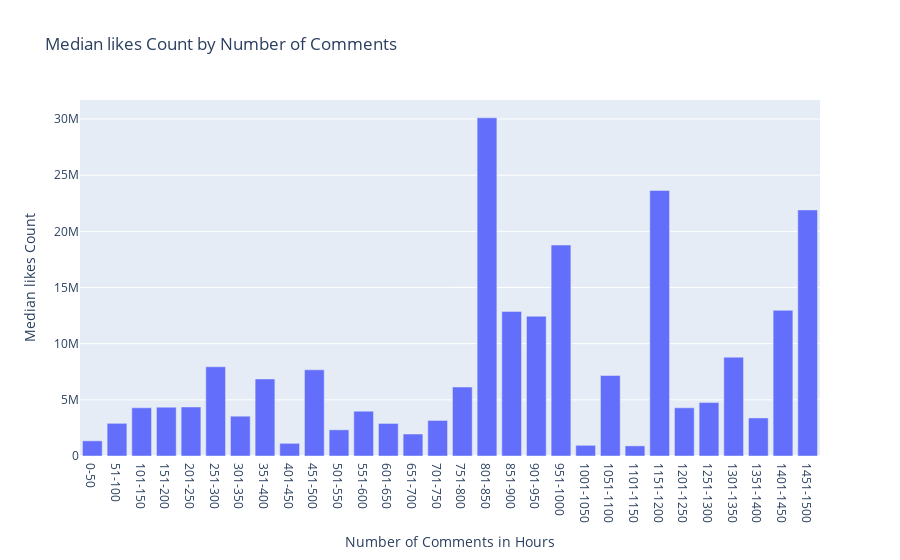
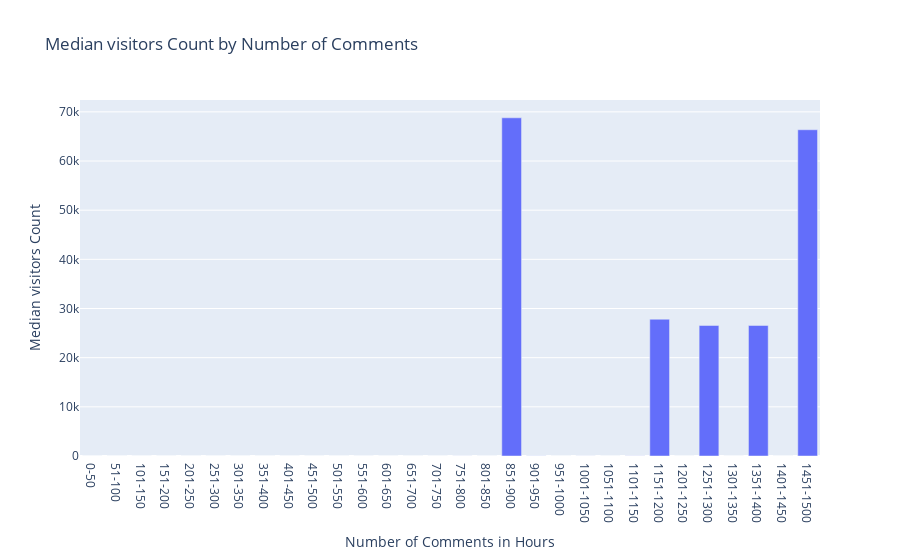

The notebook cell saved with these charts, in order:
### Code cell
df5=Testing.copy()

# Définir les tranches de nombre de commentaires
bins = [0, 50, 100, 150, 200, 250, 300, 350, 400, 450, 500, 550,600,650,700,750,800,850,900,950,1000,1050,1100,1150,1200,1250,1300,1350,1400,1450,1500]
labels = ['0-50', '51-100', '101-150', '151-200', '201-250', '251-300', '301-350', '351-400', '401-450', '451-500', '501-550', '551-600', '601-650', '651-700', '701-750', '751-800', '801-850', '851-900', '901-950', '951-1000', '1001-1050', '1051-1100', '1101-1150', '1151-1200', '1201-1250', '1251-1300', '1301-1350', '1351-1400', '1401-1450', '1451-1500']

# Ajouter une colonne pour les tranches de nombre de commentaires
df5['comment_count_bin'] = pd.cut(df5['No_of_Comments_in_H_hours'], bins=bins, labels=labels, right=False)

# Calculer la moyenne du nombre de partages de post par tranche de nombre de commentaires
mean_likes_by_comments = df5.groupby('comment_count_bin')['likes'].median().reset_index()

# Créer un histogramme avec la moyenne du nombre de partages de post par tranche de nombre de commentaires
fig = px.bar(mean_likes_by_comments, x='comment_count_bin', y='likes', title='Median likes Count by Number of Comments')

# Paramètres de mise en forme de l'histogramme
fig.update_layout(
    xaxis_title='Number of Comments in Hours',
    yaxis_title='Median likes Count'
)

# Calculer la moyenne du nombre de partages de post par tranche de nombre de commentaires
mean_visitors_by_comments = df5.groupby('comment_count_bin')['visitors'].median().reset_index()

# Créer un histogramme avec la moyenne du nombre de partages de post par tranche de nombre de commentaires
fig2 = px.bar(mean_visitors_by_comments, x='comment_count_bin', y='visitors', title='Median visitors Count by Number of Comments')

# Paramètres de mise en forme de l'histogramme
fig2.update_layout(
    xaxis_title='Number of Comments in Hours',
    yaxis_title='Median visitors Count'
)
fig.show()
fig2.show()

### Figure 1 — Plotly figure (JSON) as saved in the notebook; plotly's stock layout.template omitted (floating-point values rounded to 4 significant figures)
{"data": [{"alignmentgroup": "True", "hovertemplate": "comment_count_bin=%{x}<br>likes=%{y}<extra></extra>", "legendgroup": "", "marker": {"color": "#636efa", "pattern": {"shape": ""}}, "name": "", "offsetgroup": "", "orientation": "v", "showlegend": false, "textposition": "auto", "type": "bar", "x": ["0-50", "51-100", "101-150", "151-200", "201-250", "251-300", "301-350", "351-400", "401-450", "451-500", "501-550", "551-600", "601-650", "651-700", "701-750", "751-800", "801-850", "851-900", "901-950", "951-1000", "1001-1050", "1051-1100", "1101-1150", "1151-1200", "1201-1250", "1251-1300", "1301-1350", "1351-1400", "1401-1450", "1451-1500"], "xaxis": "x", "y": [1351556, 2909163, 4290409, 4349418, 4363000.0, 7944000.0, 3544586, 6859659, 1128745, 7671314, 2330543, 3993438, 2900008, 1957593, 3166000.0, 6142736, 30110085, 12872194, 12440000.0, 18783595, 952756, 7170111, 902829, 23640000.0, 4290409, 4756045, 8798000.0, 3387662, 12965941, 21910000.0], "yaxis": "y"}], "layout": {"barmode": "relative", "legend": {"tracegroupgap": 0}, "title": {"text": "Median likes Count by Number of Comments"}, "xaxis": {"anchor": "y", "domain": [0, 1], "title": {"text": "Number of Comments in Hours"}}, "yaxis": {"anchor": "x", "domain": [0, 1], "title": {"text": "Median likes Count"}}}}

### Figure 2 — Plotly figure (JSON) as saved in the notebook; plotly's stock layout.template omitted (floating-point values rounded to 4 significant figures)
{"data": [{"alignmentgroup": "True", "hovertemplate": "comment_count_bin=%{x}<br>visitors=%{y}<extra></extra>", "legendgroup": "", "marker": {"color": "#636efa", "pattern": {"shape": ""}}, "name": "", "offsetgroup": "", "orientation": "v", "showlegend": false, "textposition": "auto", "type": "bar", "x": ["0-50", "51-100", "101-150", "151-200", "201-250", "251-300", "301-350", "351-400", "401-450", "451-500", "501-550", "551-600", "601-650", "651-700", "701-750", "751-800", "801-850", "851-900", "901-950", "951-1000", "1001-1050", "1051-1100", "1101-1150", "1151-1200", "1201-1250", "1251-1300", "1301-1350", "1351-1400", "1401-1450", "1451-1500"], "xaxis": "x", "y": [0, 0, 1, 0.5, 0, 0, 0, 0.5, 0, 0, 0, 7, 0, 0, 0, 8, 2.5, 68790, 23.5, 0, 8, 0, 22.5, 27820.0, 0, 26548, 0, 26548, 0, 66358], "yaxis": "y"}], "layout": {"barmode": "relative", "legend": {"tracegroupgap": 0}, "title": {"text": "Median visitors Count by Number of Comments"}, "xaxis": {"anchor": "y", "domain": [0, 1], "title": {"text": "Number of Comments in Hours"}}, "yaxis": {"anchor": "x", "domain": [0, 1], "title": {"text": "Median visitors Count"}}}}
